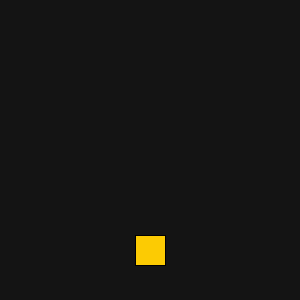
Frame 1 (no input)
Frame 60 (the mouse pressed at the canvas centre just before this capture): identical to frame 1, image omitted
Frame 120 (the mouse held since frame 60 and released just before this capture): identical to frame 1, image omitted

The Processing sketch that drew this single still picture (run headless with seeded random() and noise(); from frame 60 on, the mouse is pressed at the canvas centre):

// Processing sketch: Karakter_RPG_sederhana
// ── Karakter_RPG_sederhana.pde

float x = 150, y = 150 + 100;
float xSpeed = 0;

int index_batas = 0;
int index = -1;

int peluru = 90000;

float [] x_tembak = new float [peluru];
float [] y_tembak = new float [peluru];

void setup () {
  
  size (300,300);
  rectMode (CENTER);
  
  textAlign (CENTER,CENTER);
  
}

void draw () {
  
  background (20);
  
  stroke (0);
 
  fill (#FCCB03);
  rect (x,y,30,30);
  
  if (keyPressed) {
  
    if (key == 'a') {
      xSpeed = -1;
    }
    if (key == 'd') {
      xSpeed = 1;
    }
    if (key == 'k') {
      index_batas++;
      index++;
    }
    
  }
  
  x = x + xSpeed;
  tembakan ();
  
}

void tembakan () {
  
  x_tembak[index+1] = x; 
  y_tembak[index+1] = y;
  
  for (int i = 0; i < index_batas; i++) {
    
    fill (255);
    rect (x_tembak[i],y_tembak[i],5,10);
    
    y_tembak[i] = y_tembak[i] - 3.5;
    
  } 
  
}
